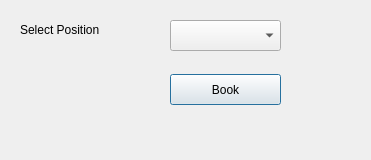
<?xml version="1.0" encoding="UTF-8"?>
<ui version="4.0">
 <class>Book</class>
 <widget class="QDialog" name="Book">
  <property name="geometry">
   <rect>
    <x>0</x>
    <y>0</y>
    <width>371</width>
    <height>160</height>
   </rect>
  </property>
  <property name="windowTitle">
   <string>Booking Slot</string>
  </property>
  <widget class="QLabel" name="label">
   <property name="geometry">
    <rect>
     <x>20</x>
     <y>20</y>
     <width>111</width>
     <height>20</height>
    </rect>
   </property>
   <property name="text">
    <string>Select Position</string>
   </property>
  </widget>
  <widget class="QPushButton" name="pushButton">
   <property name="geometry">
    <rect>
     <x>170</x>
     <y>74</y>
     <width>111</width>
     <height>31</height>
    </rect>
   </property>
   <property name="text">
    <string>Book</string>
   </property>
  </widget>
  <widget class="QComboBox" name="comboBox">
   <property name="geometry">
    <rect>
     <x>170</x>
     <y>20</y>
     <width>111</width>
     <height>31</height>
    </rect>
   </property>
  </widget>
  <widget class="QLabel" name="labelinfo">
   <property name="geometry">
    <rect>
     <x>80</x>
     <y>120</y>
     <width>201</width>
     <height>20</height>
    </rect>
   </property>
   <property name="text">
    <string/>
   </property>
  </widget>
 </widget>
 <resources/>
 <connections/>
</ui>
